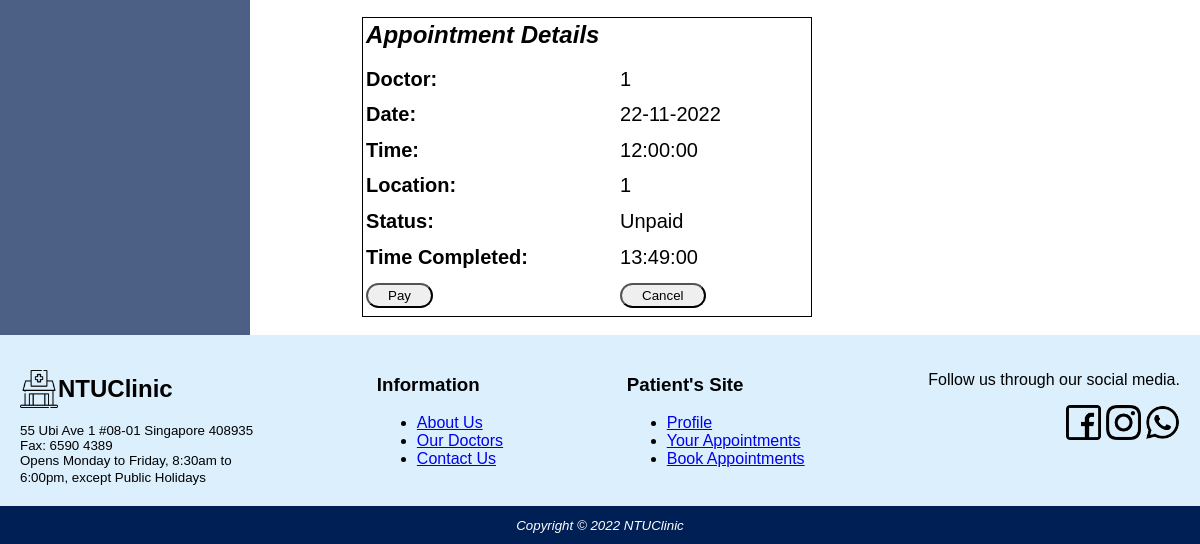
The app's page /payment.php (lower part), older data.
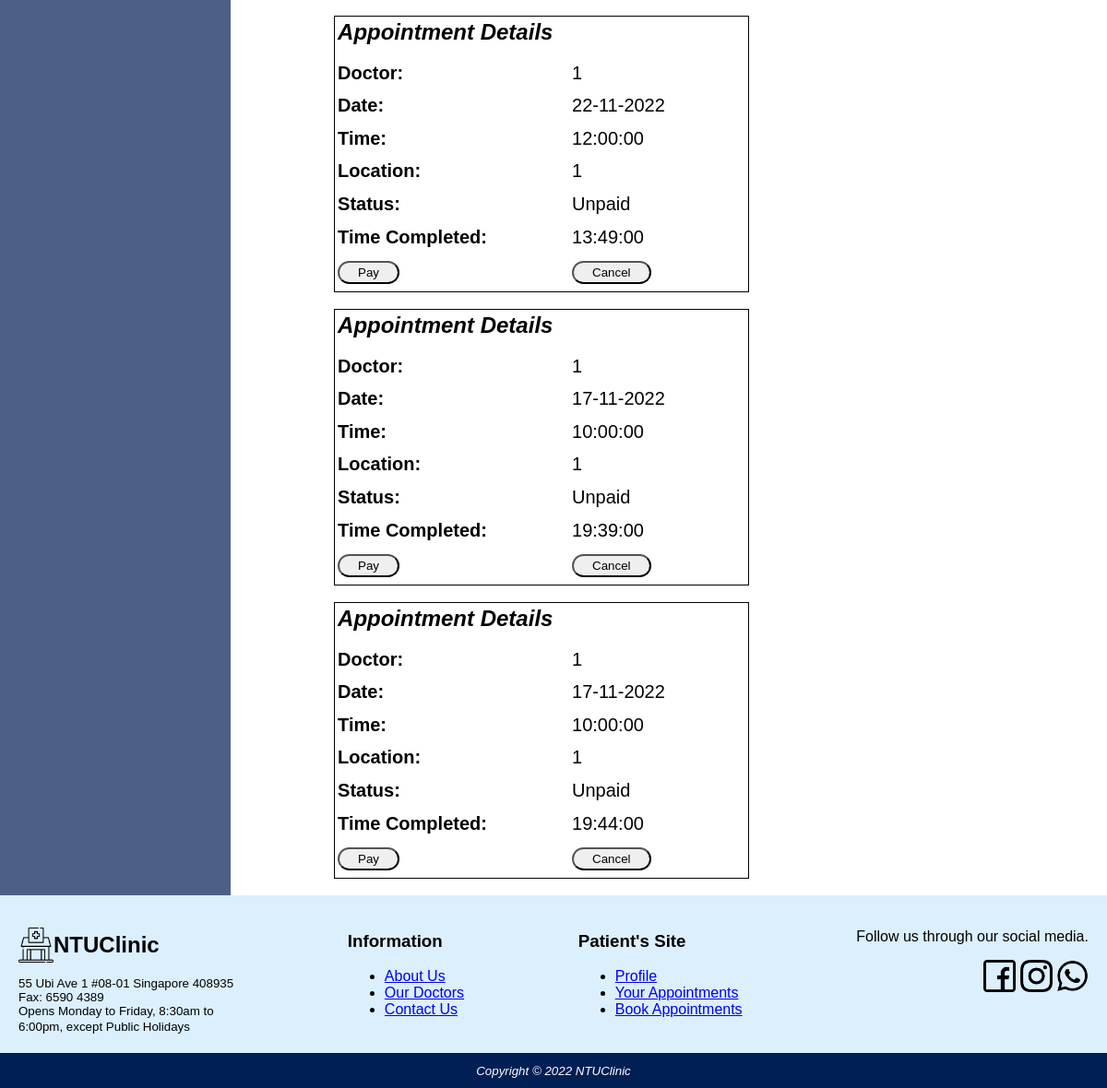
The same page, newer data.
### tables this page shows
CREATE TABLE `Appointments` (
  `appointmentID` int(10) UNSIGNED NOT NULL,
  `user` int(11) NOT NULL,
  `location` char(200) NOT NULL,
  `doctor` char(100) NOT NULL,
  `date` date NOT NULL,
  `time` time NOT NULL,
  `timeCompleted` time NOT NULL,
  `paid_status` tinyint(1) NOT NULL,
  `book_status` tinyint(1) NOT NULL
);

### payment.php (the view, shortened to what this page needs)
<!DOCTYPE html>
<html lang="en">
<head>
<link rel="stylesheet" href="./style.css" />
<link rel="stylesheet" href="./sidepanel.css" />
<link rel="stylesheet" href="./myappointment.css" />
<body>
<div id="wrapper">
	<div id="bodycontent">
	<div class="sidecontainer">
	</div>
	<div id="appointmentnav">
	</div>
	<div class="maincontainer">
	<dt id="abcd">
		<?php include 'preappointmentRetrieval.php';
		echo "<p>
		Make payment here if you want to continue/edit your planned appointment.<br>
		Slots will be reserved only for 1 hour and will be deleted after the timing.<br><br>" .
		"<i>" . $count . " pre-appointment(s) found.</i></p><br>";
		?>
		<?php
		$db = mysqli_connect('localhost', 'root', '');
		mysqli_select_db($db,'project');
		$sql= "SELECT location as location, doctor as doctor, date as date, time as time,
		paid_status as paid_status, book_status as book_status, timeCompleted as timeCompleted
		FROM appointments";
		$result = mysqli_query($db,$sql);
		while ($row = mysqli_fetch_assoc($result)){
		if ($row['paid_status'] == "0") {
			if ($row['book_status'] == "1")
			{
			$location = $row['location'];
			$doctor = $row['doctor'];
			$date = $row['date'];
			$time = $row['time'];
			$date2 = date("d-m-Y", strtotime($date));
			$timeCompleted = $row['timeCompleted'];
			echo "
			<table class='appointment-table' style='font-size:20px;border:1px solid black;height:300px;width:450px;'>
			<th colspan='2' style='float:left;font-size:24px;'>
				<i>Appointment Details</i>
			</th>
			<tr>
				<td style='width:250px;'><b>Doctor: </b></td>
				<td><span id='doctor'>
				$doctor
				</span></td>
			</tr>
			<tr>
				<td style='width:250px;'><b>Date: </b></td>
				<td><span id='date'>
				$date2
				</span></td>
			</tr>
			<tr>
				<td style='width:250px;'><b>Time: </b></td>
				<td><span id='time'>
				$time
				</span></td>
			</tr>
			<tr>
				<td style='width:250px;'><b>Location: </b></td>
				<td><span id='location'>
				$location
				</span></td>
			</tr>
			<tr>
				<td style='width:250px;'><b>Status: </b></td>
				<td><span id='status'>
				Unpaid
				</span></td>
			</tr>
			<tr>
				<td style='width:250px;'><b>Time Completed: </b></td>
				<td><span id='time_completed'>
				$timeCompleted
				</span></td>
			</tr>
			<tr>
			<td style='float: center; width:250px;'>
				<button id='editbutton' onclick='alertpopup2()'>Pay</button>
			</td>
			<td style='float: center;'>
				<button id='cancelbutton' onclick='alertpopup()'>Cancel</button>
			</td>
			</tr>
			</table><br>";
			}
			}
			}
		?>
	</div>
	</div>
	<footer>
		<div id="footer1">
			<div id="leftcolumn">
				<div id="footerlogo">
					<img src="images/cliniclogo.png" width="38" height="38" id="icon" />
					<h2>NTUClinic</h2>
				</div>
				<small>
					<dt>55 Ubi Ave 1 #08-01 Singapore 408935
					<br>Fax: 6590 4389
					<br>Opens Monday to Friday, 8:30am to
					<br><dt id="lowesttext">6:00pm, except Public Holidays
				</small>
			</div>
			<div class="footernav">
				<h3 class="footerheader">Information</h3>
				<nav>
					<ul>
						<li><a href="about.php" id="botnav">About Us</a> </li>
						<li><a href="doctor.php" id="botnav">Our Doctors</a> </li>
						<li><a href="contact.php" id="botnav">Contact Us</a> </li>
					</ul>
				</nav>
			</div>
			<div class="footernav">
				<h3 class="footerheader">Patient's Site</h3>
				<nav>
					<ul>
						<li><a href="profile.php" id="botnav">Profile</a> </li>
						<li><a href="myappointment.php" id="botnav">Your Appointments</a> </li>
						<li><a href="bookappointment.php" id="botnav">Book Appointments</a> </li>
					</ul>
				</nav>
			</div>
			<div id="rightcolumn">
				<p>Follow us through our social media.</p>
				<div id="socialmedia">
				<image src="images/facebook.png" width="35" height="35" id="contactlogo">
				<image src="images/instagram.png" width="35" height="35" id="contactlogo">
				<image src="images/whatsapp.png" width="35" height="35" id="contactlogo">
				</div>
			</div>
		</div>
		<div id="copyright">
			<small><i>Copyright &copy; 2022 NTUClinic </small>
		</div>
	</footer>
</div>
</body>

Row changes from the older to the newer data that the page shows:
added appointments: doctor "1", date "17-11-2022", time "10:00:00", location "1", timeCompleted "19:39:00"
added appointments: doctor "1", date "17-11-2022", time "10:00:00", location "1", timeCompleted "19:44:00"
